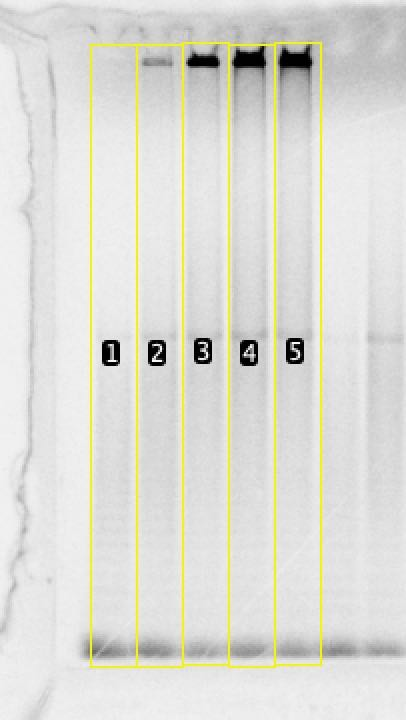
%> input picture image.jpg, 406 x 720 px
$ octave --eval "lane_analysis_V1;"   (GNU Octave 9; MATLAB toolbox functions it lacks are replaced by stand-ins)
%> lines starting %> are read from the running program, lines starting %| are printed output that depends on the picture
function lane_analysis_V1()
    % Load the image (prompt the user to choose the file)
    [file, path] = uigetfile({'*.png;*.jpg;*.jpeg', 'Image Files (*.png, *.jpg, *.jpeg)'}, 'Select an Image');
%> the answer given: image.jpg
    if isequal(file, 0)
        disp('User canceled image selection');
        return;
    end
    img = imread(fullfile(path, file));  % Read the selected image
%> img is the input picture: size 720x406x3 uint8; mean R, G, B 220.8, 220.7, 213.9
    gray_img = rgb2gray(img);  % Convert to grayscale
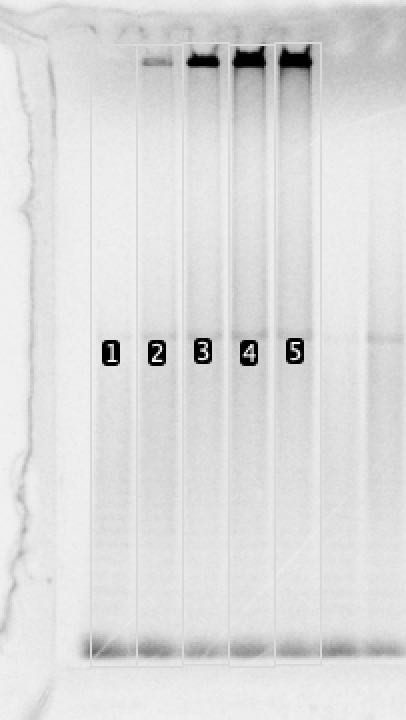
%> gray_img: size 720x406 uint8; min 0, max 255, mean 220

    % Invert the intensity: black (0) becomes highest (255) and white (255) becomes lowest (0)
    inverted_img = 255 - gray_img;
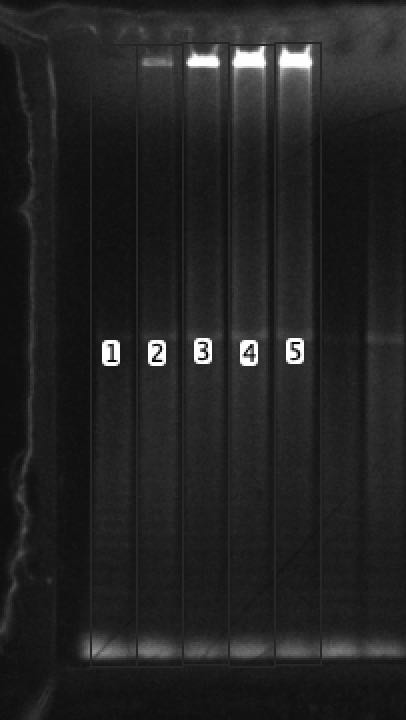
%> inverted_img: size 720x406 uint8; min 0, max 255, mean 35

    % Display the inverted image
    imshow(inverted_img);
    title('Select the first lane manually (Inverted Intensity)');

    % Manually draw the first rectangle
%> (the run ends here)
